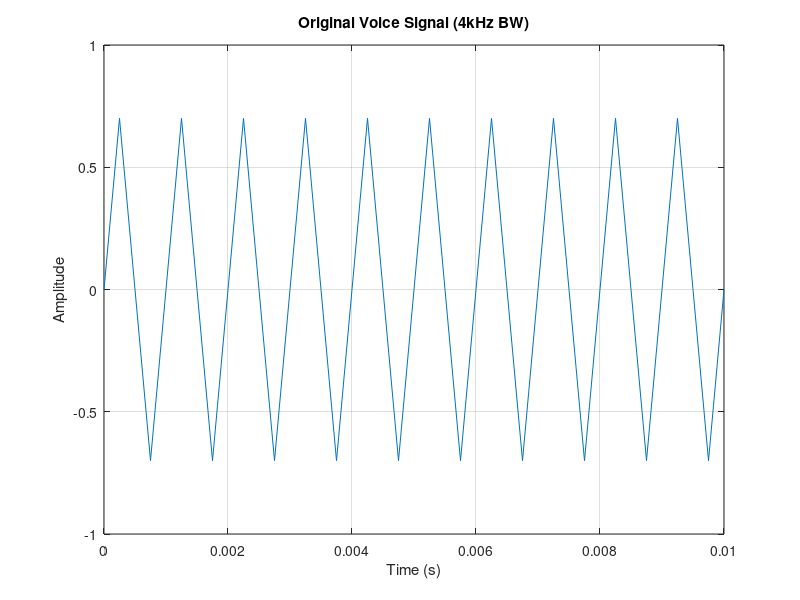
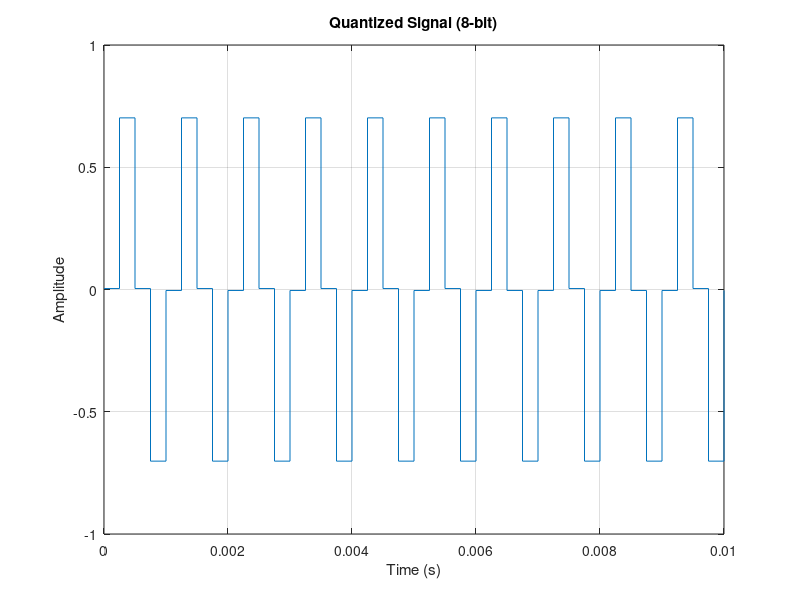
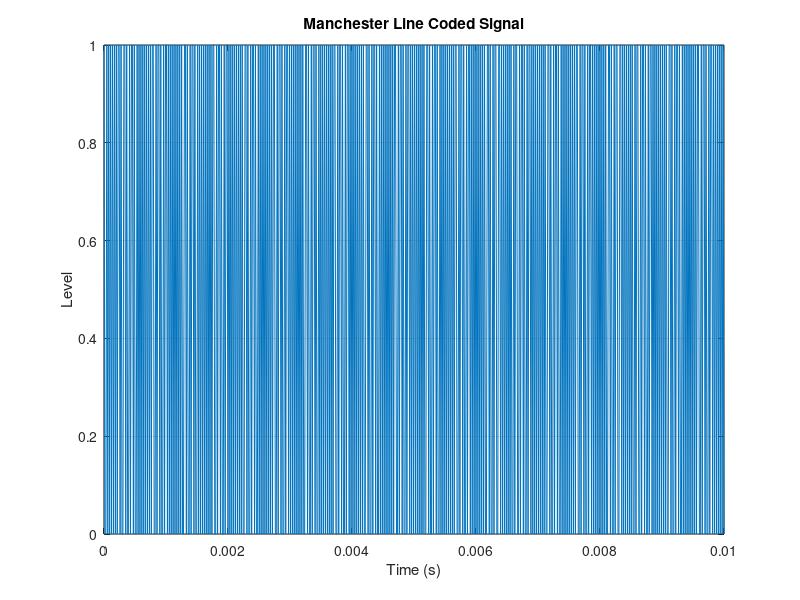
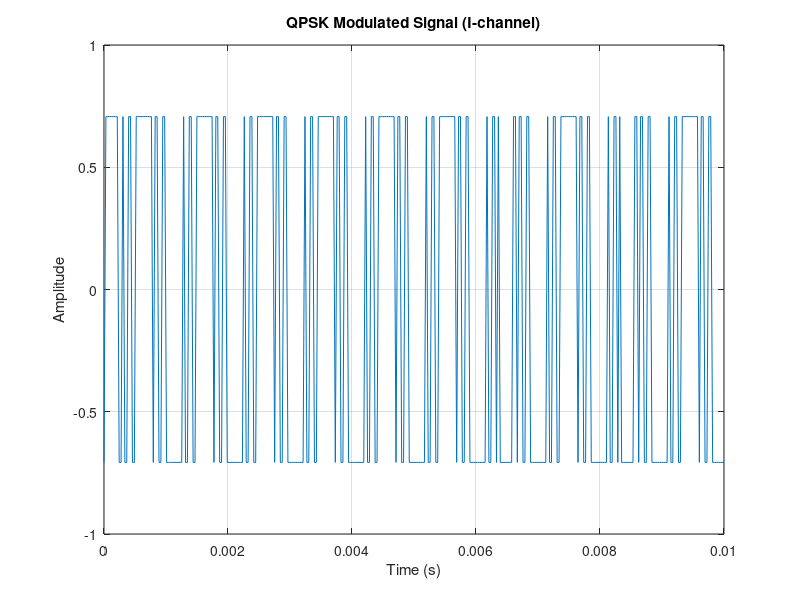

These figures' MATLAB source, in order:
%% Digital Voice Communication: PCM, Manchester, QPSK and TDM
% Author: Puja Roy Dipa | ECE 3207, RUET
% Transcribed from the original assignment's code screenshots (pages 4-5).
% Requires Communications Toolbox. See README for known model limitations.
clear; clc; close all;

%% 1. Input signal
fs = 4000;                      % Sampling rate (Hz)
bits = 8;                       % Quantization bits
duration = 0.01;                % 10 ms for visualization
t = 0:1/fs:duration;
f_voice = 1000;                 % Example tone within the stated voice band
voice = 0.7*sin(2*pi*f_voice*t);
figure;
plot(t, voice); title('Original Voice Signal (4kHz BW)');
xlabel('Time (s)'); ylabel('Amplitude'); grid on;

%% 2. A/D conversion: sampling and quantization
quantized = round((voice+1)/2 * (2^bits-1));
recon = 2*quantized/(2^bits-1) - 1;
figure;
stairs(t,recon); title('Quantized Signal (8-bit)');
xlabel('Time (s)'); ylabel('Amplitude'); grid on;

%% 3. Manchester line coding
bin_data = de2bi(quantized,bits, 'left-msb')';
bin_data = bin_data(:)';
man = zeros(1,2*length(bin_data));
for i=1:length(bin_data)
    if bin_data(i)==1
        man(2*i-1:2*i) = [1 0];
    else
        man(2*i-1:2*i) = [0 1];
    end
end
t_man = linspace(0, t(end), length(man));
figure;
plot(t_man, man); title('Manchester Line Coded Signal');
xlabel('Time (s)'); ylabel('Level'); grid on;

%% 4. QPSK modulation
M = 4;
dataSym = reshape(man,2,[])';
dataSym = bi2de(dataSym);
qpskMod = pskmod(dataSym, M, pi/4, 'gray');
t_mod = linspace(0, t(end), length(qpskMod));
figure;
plot(t_mod, real(qpskMod)); title('QPSK Modulated Signal (I-channel)');
xlabel('Time (s)'); ylabel('Amplitude'); grid on;

%% 5. TDM multiplexing: two duplicated channels
tdm = reshape([real(qpskMod); real(qpskMod)],1,[]);
t_tdm = linspace(0, t(end), length(tdm));
figure;
plot(t_tdm, tdm); title('TDM Multiplexed Signal (2 Channels)');
xlabel('Time (s)'); ylabel('Amplitude'); grid on;

%% 6. Demultiplexing
tdm_rx1 = tdm(1:2:end);
tdm_rx2 = tdm(2:2:end);

%% 7. QPSK demodulation: channel 1
qpskDemod = pskdemod(tdm_rx1, M, pi/4, 'gray');
bin_rx = de2bi(qpskDemod,2, 'left-msb')';
bin_rx = bin_rx(:)';

%% 8. Manchester decoding
man_rx = zeros(1, length(bin_rx)/2);
for i=1:length(man_rx)
    if isequal(bin_rx(2*i-1:2*i), [1 0])
        man_rx(i) = 1;
    else
        man_rx(i) = 0;
    end
end

%% 9. Reconstruct quantized samples
quantized_rx = zeros(1, length(man_rx)/bits);
for i=1:length(quantized_rx)
    bits_rx = man_rx((i-1)*bits+1:i*bits);
    quantized_rx(i) = bi2de(bits_rx, 'left-msb');
end
recon_rx = 2*quantized_rx/(2^bits-1) - 1;

%% 10. Compare reconstructed and original signals
figure;
plot(linspace(0, t(end), length(recon_rx)), recon_rx, 'r', 'LineWidth', 1.5);
hold on;
plot(t, voice, 'b--');
title('Reconstructed Voice Signal after Demodulation');
xlabel('Time (s)'); ylabel('Amplitude');
legend('Reconstructed','Original'); grid on;
